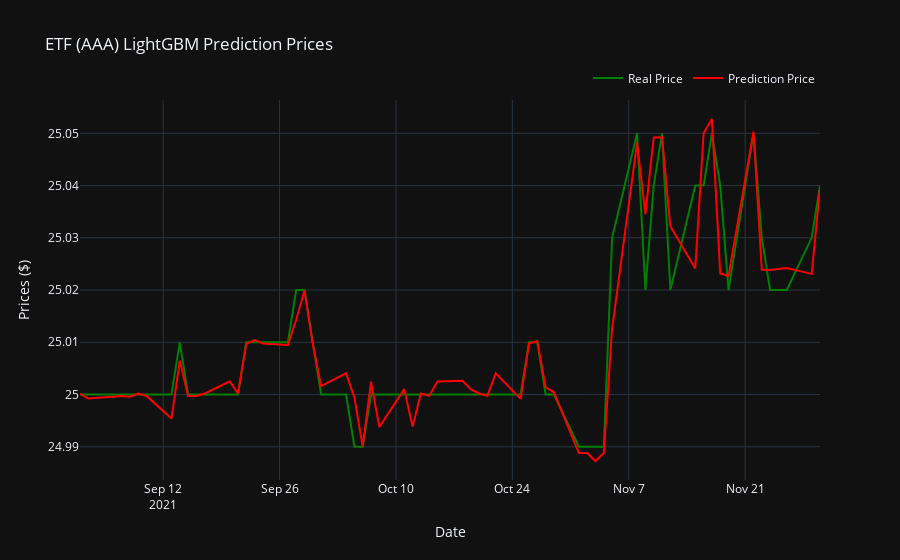

Notebook cell for this chart:
### Code cell
# Graph Prediciton Data
for_graph_2 = y_valid
for_graph_2["Prediction"] = pred_2

# Graph of Prediction
pred_graph_2 = go.Figure()
pred_graph_2.add_trace(go.Scatter(x = for_graph_2.index, y = for_graph_2["close"], name = "Real Price", marker_color = "green"))
pred_graph_2.add_trace(go.Scatter(x = for_graph_2.index, y = for_graph_2["Prediction"], name = "Prediction Price", marker_color = "red"))
pred_graph_2.update_layout(title = f"ETF (AAA) LightGBM Prediction Prices", legend = dict(orientation="h",yanchor="bottom",y=1.02,xanchor="right",x=1),template ="plotly_dark")
pred_graph_2.update_xaxes(title = "Date")
pred_graph_2.update_yaxes(title ="Prices ($)")
pred_graph_2.show()
